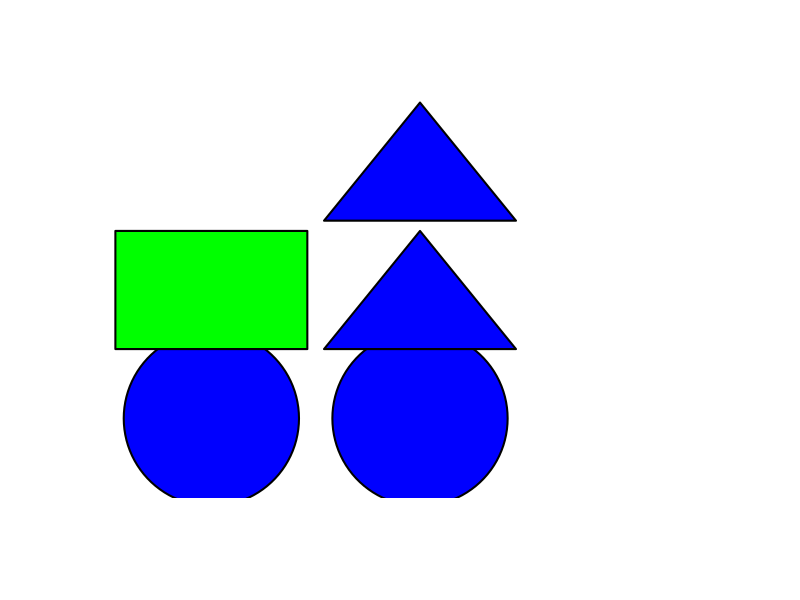
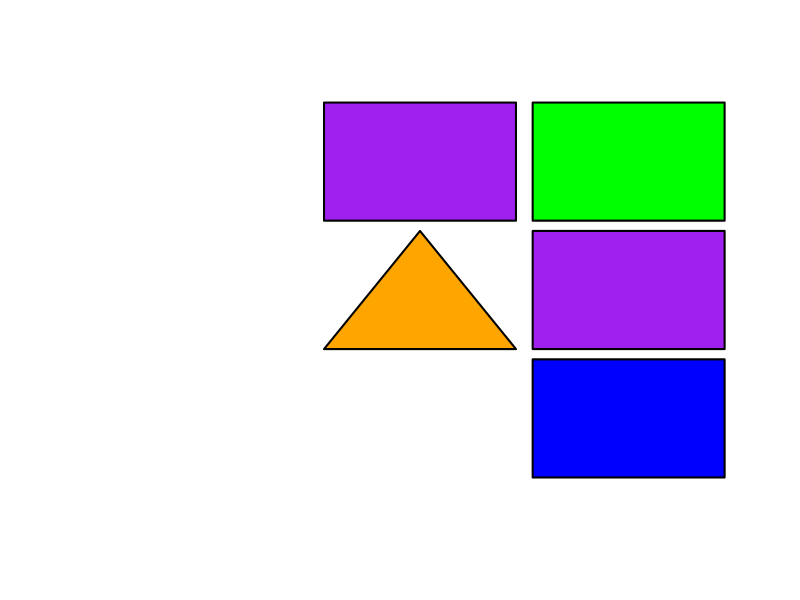
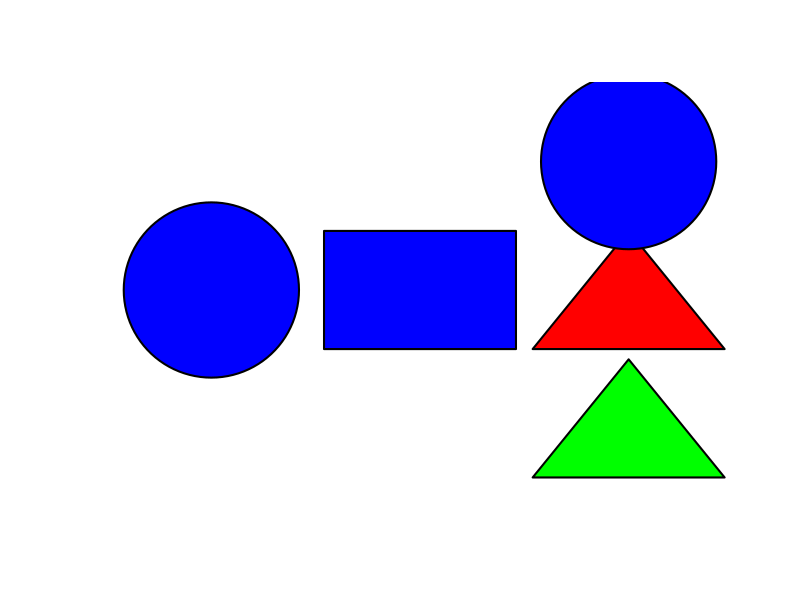
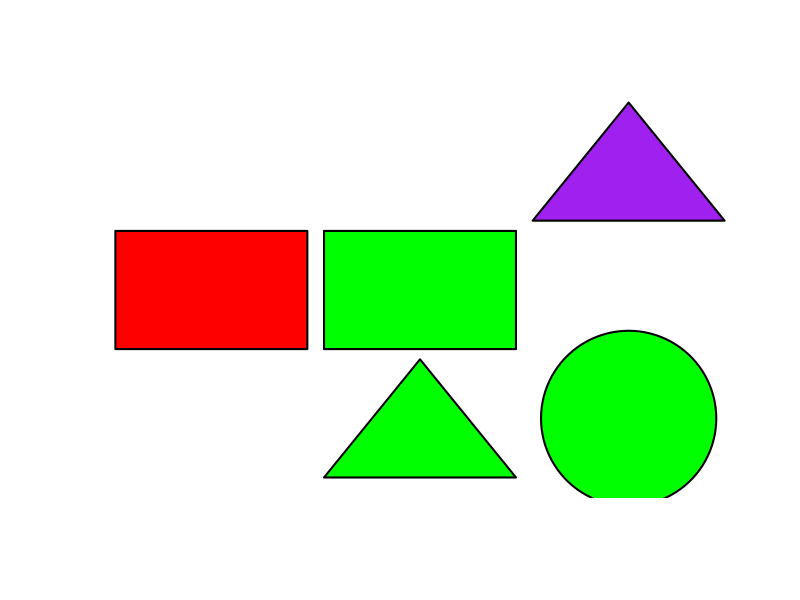
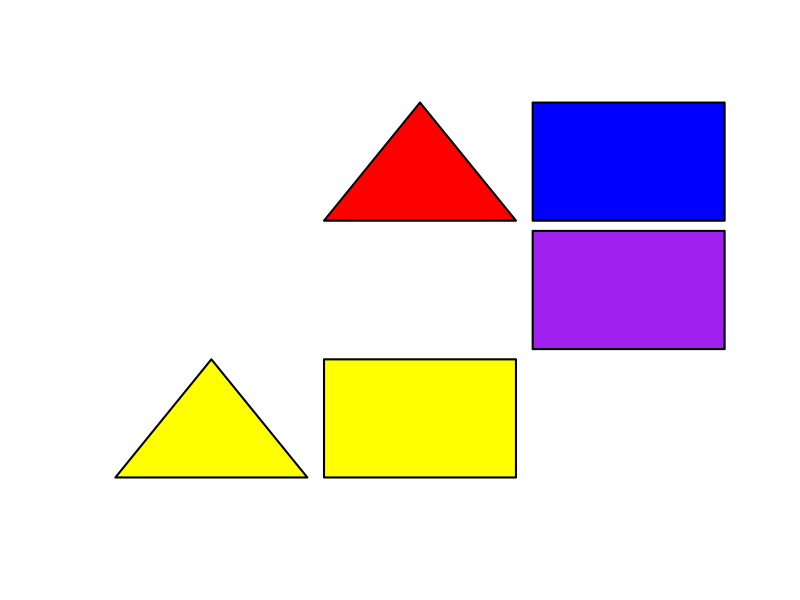
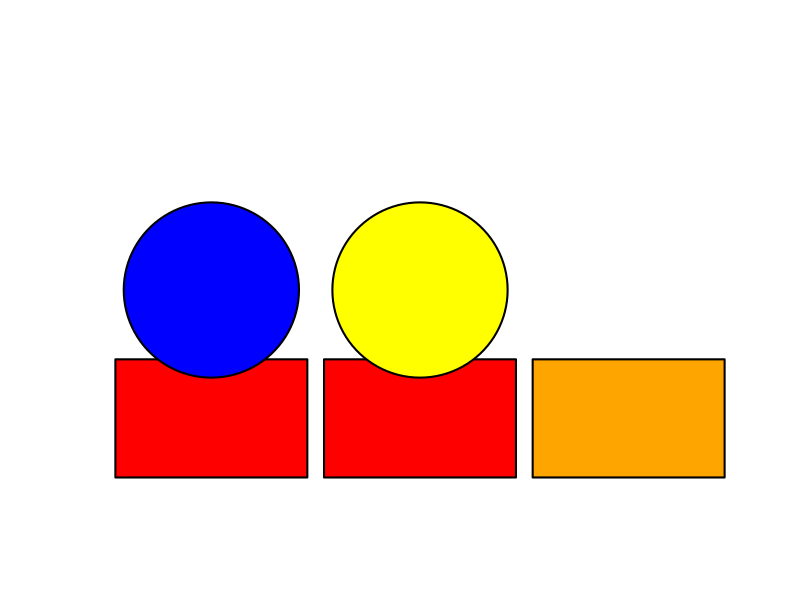
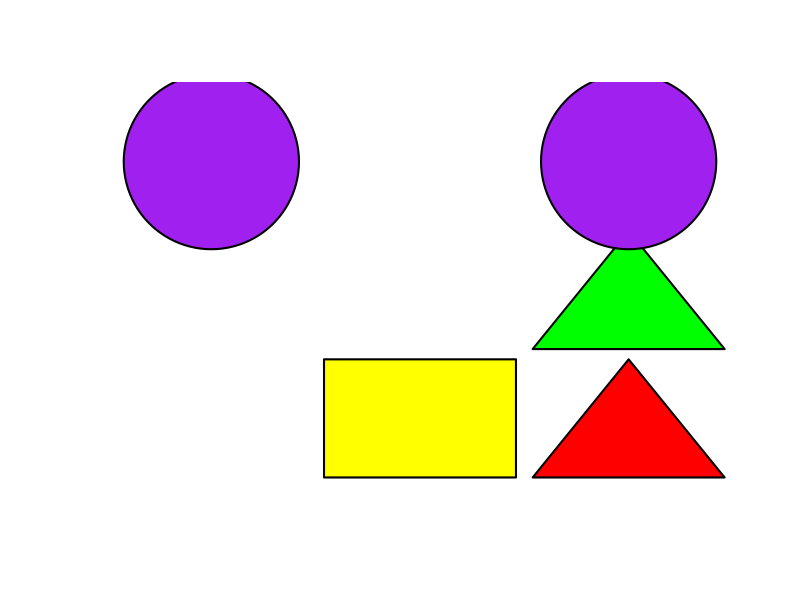
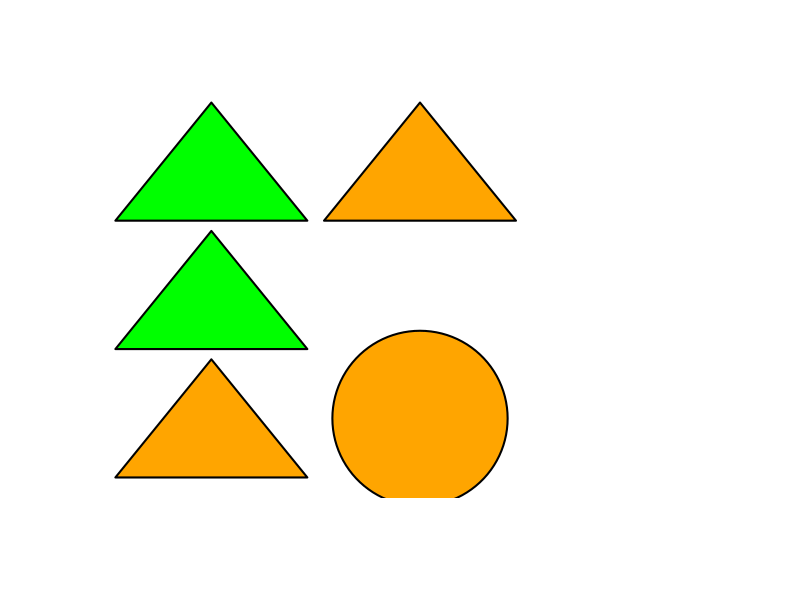

Reproduce these figures in R, in order. (Note: this script raises an error after producing the figures.)
require(grDevices)
library(plotrix)
library(data.table)

# coordinates & colors ----------------------------------------------------------
# central coordinates
x <- 25
y <- 25
cent_coords_x <- c()
cent_coords_y <- c()
for (i in 1:3){
  for (j in 1:3){
    cent_coords_x <- append(cent_coords_x,x)
    cent_coords_y <- append(cent_coords_y,y)
    x <- x + 50
  }
  y <- y + 50
  x <- 25
}
# corner coordinates
x <- 2
y <- 2
corn_coords_x <- c()
corn_coords_y <- c()
for (i in 1:3){
  for (j in 1:3){
    corn_coords_x <- append(corn_coords_x,x)
    corn_coords_y <- append(corn_coords_y,y)
    x <- x + 50
  }
  y <- y + 50
  x <- 2
}
# colors (szín is hungarian for color, színek is plural)
szinek <- c("red","blue","green","yellow","orange","purple")

# generate prototypes ----------------------------------------------------

for (z in 1:10){
  pict <- c(0,0,0,0,0,0,0,0,0)
  ok <- FALSE
  while (ok == FALSE){
    while (sum(pict == 0) > 4){
      k <- sample(1:9,1)
      if (pict[k] == 0){
        pict[k] <- 1
      }
    }
    # prototypeX - contains arrangement info
    eval(parse(text=paste("prototype",z," <- pict", sep="")))
    # we need to compare current prototype to the rest, so that arrangements are unique
    if (z > 1){
      check <- 0
      for (j in 2:z){
        eval(parse(text=paste("if (all(prototype",z," == prototype",j-1,")){}else{check <- check + 1}", sep="")))
        if (check == z-1){
          ok <- TRUE
        }
      }
    } else {
      ok <- TRUE
    }
  }
  # prototypeXsha - contains shape info (+arrangement)
  eval(parse(text=paste("prototype",z,"sha <- pict", sep="")))
  for (i in 1:9){
    eval(parse(text=paste("if (prototype",z,"sha[i] > 0){prototype",z,"sha[i] <- sample(1:3,1)}", sep="")))
  }
  # prototypeXcol - contains color info (+arrangement)
  eval(parse(text=paste("prototype",z,"col <- pict", sep="")))
  for (i in 1:9){
    eval(parse(text=paste("if (prototype",z,"col[i] > 0){prototype",z,"col[i] <- sample(1:6,1)}", sep="")))
  }
  # coloring always contains the current col info
  eval(parse(text=paste("coloring <- prototype",z,"col", sep="")))
  # pict should now take on the data from shape info
  eval(parse(text=paste("pict <- prototype",z,"sha", sep="")))
  # generate prototype pics
  eval(parse(text=paste("png('prototype",z,".png')", sep="")))
  plot(c(0, 150), c(0, 150), type = "n", xlab = "", ylab = "", main = "", axes=FALSE)
  for (i in 1:9){
    if (pict[i] == 1){
      rect(corn_coords_x[i], corn_coords_y[i], corn_coords_x[i]+46, corn_coords_y[i]+46, col = szinek[coloring[i]], lwd = 2)
    }
    if (pict[i] == 2){
      polygon(c(corn_coords_x[i],corn_coords_x[i]+23,corn_coords_x[i]+46,corn_coords_x[i]),
              c(corn_coords_y[i],corn_coords_y[i]+46, corn_coords_y[i], corn_coords_y[i]),
              xpd = TRUE, col = szinek[coloring[i]], lty = 1, lwd = 2, border = "black")
    }
    if (pict[i] == 3){
      draw.circle(cent_coords_x[i],cent_coords_y[i], radius = 21, col = szinek[coloring[i]], border="black",lty=1,lwd=2)
    }
  }
  dev.off()
}


# generate stimuli from the prototypes later used as familiars -------------------------------------------------------

for (z in 1:5){
  # SAME ARRANGEMENT
  for (i in 1:4){
    # arrangement is from prototypeX
    eval(parse(text=paste("p",z,"sarr",i," <- prototype",z, sep="")))
    # shape generation needs to be controlled
    ok <- FALSE
    while (ok == FALSE){
      # generate shapes
      eval(parse(text=paste("p",z,"sarr",i,"sha <- p",z,"sarr",i, sep="")))
      for (g in 1:9){
        eval(parse(text=paste("if (p",z,"sarr",i,"sha[g] > 0){p",z,"sarr",i,"sha[g] <- sample(1:3,1)}", sep="")))
      }
      # compare shapes to prototype and other stim in grp
      check <- 0
      for (j in 1:i){
        if (j == 1){
          eval(parse(text=paste("if (all(prototype",z,"sha == p",z,"sarr",i,"sha)){}else{check <- check + 1}", sep="")))
        } else {
          eval(parse(text=paste("if (all(p",z,"sarr",i,"sha == p",z,"sarr",j-1,"sha)){}else{check <- check + 1}", sep="")))
        }
        if (check == i){
          ok <- TRUE
        }
      }
    }
    # color generation also needs to be controlled
    ok <- FALSE
    while (ok == FALSE){
      # generate colors
      eval(parse(text=paste("p",z,"sarr",i,"col <- p",z,"sarr",i, sep="")))
      for (g in 1:9){
        eval(parse(text=paste("if (p",z,"sarr",i,"col[g] > 0){p",z,"sarr",i,"col[g] <- sample(1:6,1)}", sep="")))
      }
      # compare colors to prototype and other stim in grp
      check <- 0
      for (j in 1:i){
        if (j == 1){
          eval(parse(text=paste("if (all(prototype",z,"col == p",z,"sarr",i,"col)){}else{check <- check + 1}", sep="")))
        } else {
          eval(parse(text=paste("if (all(p",z,"sarr",i,"col == p",z,"sarr",j-1,"col)){}else{check <- check + 1}", sep="")))
        }
        if (check == i){
          ok <- TRUE
        }
      }
    }
    # generate sarr pict
    # coloring always contains the current col info
    eval(parse(text=paste("coloring <- p",z,"sarr",i,"col", sep="")))
    # pict should now take on the data from shape info
    eval(parse(text=paste("pict <- p",z,"sarr",i,"sha", sep="")))
    eval(parse(text=paste("png('p",z,"sarr",i,".png')", sep="")))
    plot(c(0, 150), c(0, 150), type = "n", xlab = "", ylab = "", main = "", axes=FALSE)
    for (i in 1:9){
      if (pict[i] == 1){
        rect(corn_coords_x[i], corn_coords_y[i], corn_coords_x[i]+46, corn_coords_y[i]+46, col = szinek[coloring[i]], lwd = 2)
      }
      if (pict[i] == 2){
        polygon(c(corn_coords_x[i],corn_coords_x[i]+23,corn_coords_x[i]+46,corn_coords_x[i]),
                c(corn_coords_y[i],corn_coords_y[i]+46, corn_coords_y[i], corn_coords_y[i]),
                xpd = TRUE, col = szinek[coloring[i]], lty = 1, lwd = 2, border = "black")
      }
      if (pict[i] == 3){
        draw.circle(cent_coords_x[i],cent_coords_y[i], radius = 21, col = szinek[coloring[i]], border="black",lty=1,lwd=2)
      }
    }
    dev.off()
  }
  # SAME ARRANGEMENT + COLOR
  for (i in 1:4){
    # arrangement is from prototypeX
    eval(parse(text=paste("p",z,"sarrcol",i," <- prototype",z, sep="")))
    # shape generation needs to be controlled
    ok <- FALSE
    while (ok == FALSE){
      # generate shapes
      eval(parse(text=paste("p",z,"sarrcol",i,"sha <- p",z,"sarrcol",i, sep="")))
      for (g in 1:9){
        eval(parse(text=paste("if (p",z,"sarrcol",i,"sha[g] > 0){p",z,"sarrcol",i,"sha[g] <- sample(1:3,1)}", sep="")))
      }
      # compare shapes to prototype and other stim in grp
      check <- 0
      for (j in 1:i){
        if (j == 1){
          eval(parse(text=paste("if (all(prototype",z,"sha == p",z,"sarrcol",i,"sha)){}else{check <- check + 1}", sep="")))
          for (k in 1:4){
            eval(parse(text=paste("if (all(p",z,"sarrcol",i,"sha == p",z,"sarr",k,"sha)){}else{check <- check + 1}", sep="")))
          }
        } else {
          eval(parse(text=paste("if (all(p",z,"sarrcol",i,"sha == p",z,"sarrcol",j-1,"sha)){}else{check <- check + 1}", sep="")))
        }
        if (check == i+4){
          ok <- TRUE
        }
      }
    }
    # colors are the same as the prototype
    eval(parse(text=paste("p",z,"sarrcol",i,"col <- prototype",z,"col", sep="")))
    # generate sarr pict
    # coloring always contains the current col info
    eval(parse(text=paste("coloring <- p",z,"sarrcol",i,"col", sep="")))
    # pict should now take on the data from shape info
    eval(parse(text=paste("pict <- p",z,"sarrcol",i,"sha", sep="")))
    eval(parse(text=paste("png('p",z,"sarrcol",i,".png')", sep="")))
    plot(c(0, 150), c(0, 150), type = "n", xlab = "", ylab = "", main = "", axes=FALSE)
    for (i in 1:9){
      if (pict[i] == 1){
        rect(corn_coords_x[i], corn_coords_y[i], corn_coords_x[i]+46, corn_coords_y[i]+46, col = szinek[coloring[i]], lwd = 2)
      }
      if (pict[i] == 2){
        polygon(c(corn_coords_x[i],corn_coords_x[i]+23,corn_coords_x[i]+46,corn_coords_x[i]),
                c(corn_coords_y[i],corn_coords_y[i]+46, corn_coords_y[i], corn_coords_y[i]),
                xpd = TRUE, col = szinek[coloring[i]], lty = 1, lwd = 2, border = "black")
      }
      if (pict[i] == 3){
        draw.circle(cent_coords_x[i],cent_coords_y[i], radius = 21, col = szinek[coloring[i]], border="black",lty=1,lwd=2)
      }
    }
    dev.off()
  }
  # SAME ARRANGEMENT + SHAPE
  for (i in 1:4){
    # arrangement is from prototypeX
    eval(parse(text=paste("p",z,"sarrsha",i," <- prototype",z, sep="")))
    # shapes are the same as prototype
    eval(parse(text=paste("p",z,"sarrsha",i,"sha <- prototype",z,"sha", sep="")))
    # color generation needs to be controlled
    ok <- FALSE
    while (ok == FALSE){
      # generate shapes
      eval(parse(text=paste("p",z,"sarrsha",i,"col <- p",z,"sarrsha",i, sep="")))
      for (g in 1:9){
        eval(parse(text=paste("if (p",z,"sarrsha",i,"col[g] > 0){p",z,"sarrsha",i,"col[g] <- sample(1:6,1)}", sep="")))
      }
      # compare shapes to prototype and other stim in grp
      check <- 0
      for (j in 1:i){
        if (j == 1){
          eval(parse(text=paste("if (all(prototype",z,"col == p",z,"sarrsha",i,"col)){}else{check <- check + 1}", sep="")))
          for (k in 1:4){
            eval(parse(text=paste("if (all(p",z,"sarrsha",i,"col == p",z,"sarr",k,"col)){}else{check <- check + 1}", sep="")))
          }
        } else {
          eval(parse(text=paste("if (all(p",z,"sarrsha",i,"col == p",z,"sarrsha",j-1,"col)){}else{check <- check + 1}", sep="")))
        }
        if (check == i+4){
          ok <- TRUE
        }
      }
    }
    # generate sarr pict
    # coloring always contains the current col info
    eval(parse(text=paste("coloring <- p",z,"sarrsha",i,"col", sep="")))
    # pict should now take on the data from shape info
    eval(parse(text=paste("pict <- p",z,"sarrsha",i,"sha", sep="")))
    eval(parse(text=paste("png('p",z,"sarrsha",i,".png')", sep="")))
    plot(c(0, 150), c(0, 150), type = "n", xlab = "", ylab = "", main = "", axes=FALSE)
    for (i in 1:9){
      if (pict[i] == 1){
        rect(corn_coords_x[i], corn_coords_y[i], corn_coords_x[i]+46, corn_coords_y[i]+46, col = szinek[coloring[i]], lwd = 2)
      }
      if (pict[i] == 2){
        polygon(c(corn_coords_x[i],corn_coords_x[i]+23,corn_coords_x[i]+46,corn_coords_x[i]),
                c(corn_coords_y[i],corn_coords_y[i]+46, corn_coords_y[i], corn_coords_y[i]),
                xpd = TRUE, col = szinek[coloring[i]], lty = 1, lwd = 2, border = "black")
      }
      if (pict[i] == 3){
        draw.circle(cent_coords_x[i],cent_coords_y[i], radius = 21, col = szinek[coloring[i]], border="black",lty=1,lwd=2)
      }
    }
    dev.off()
  }
  # SAME ARRANGEMENT + SHAPE + COLOR (~recolor)
  for (i in 1:4){
    # arrangement is from prototypeX
    eval(parse(text=paste("p",z,"sarrshacol",i," <- prototype",z, sep="")))
    # shapes are the same as prototype
    eval(parse(text=paste("p",z,"sarrshacol",i,"sha <- prototype",z,"sha", sep="")))
    # color generation needs to be controlled
    # these stimuli use the same colors as the prototype, but not on the same places
    eval(parse(text=paste("sarrshacol_colors",i," <- unique(prototype",z,"col)", sep="")))
    eval(parse(text=paste("sarrshacol_colors",i," <- sarrshacol_colors",i,"[!sarrshacol_colors",i," == 0]", sep="")))
    eval(parse(text=paste("p",z,"sarrshacol",i,"col <- prototype",z, sep="")))
    for (g in 1:9){
      eval(parse(text=paste("if (p",z,"sarrshacol",i,"col[g] > 0){p",z,"sarrshacol",i,"col[g] <- sample(sarrshacol_colors",i,",1)}", sep="")))
    }
    # generate sarr pict
    # coloring always contains the current col info
    eval(parse(text=paste("coloring <- p",z,"sarrshacol",i,"col", sep="")))
    # pict should now take on the data from shape info
    eval(parse(text=paste("pict <- p",z,"sarrshacol",i,"sha", sep="")))
    eval(parse(text=paste("png('p",z,"sarrshacol",i,".png')", sep="")))
    plot(c(0, 150), c(0, 150), type = "n", xlab = "", ylab = "", main = "", axes=FALSE)
    for (i in 1:9){
      if (pict[i] == 1){
        rect(corn_coords_x[i], corn_coords_y[i], corn_coords_x[i]+46, corn_coords_y[i]+46, col = szinek[coloring[i]], lwd = 2)
      }
      if (pict[i] == 2){
        polygon(c(corn_coords_x[i],corn_coords_x[i]+23,corn_coords_x[i]+46,corn_coords_x[i]),
                c(corn_coords_y[i],corn_coords_y[i]+46, corn_coords_y[i], corn_coords_y[i]),
                xpd = TRUE, col = szinek[coloring[i]], lty = 1, lwd = 2, border = "black")
      }
      if (pict[i] == 3){
        draw.circle(cent_coords_x[i],cent_coords_y[i], radius = 21, col = szinek[coloring[i]], border="black",lty=1,lwd=2)
      }
    }
    dev.off()
  }
}


# generata fully novels from prototypes 6-10 ---------------------------------------------------

for (z in 6:10){
  for (i in 1:4){
    # arrangement is from prototypeX
    eval(parse(text=paste("p",z,"sarr",i," <- prototype",z, sep="")))
    # shape generation needs to be controlled
    ok <- FALSE
    while (ok == FALSE){
      # generate shapes
      eval(parse(text=paste("p",z,"sarr",i,"sha <- p",z,"sarr",i, sep="")))
      for (g in 1:9){
        eval(parse(text=paste("if (p",z,"sarr",i,"sha[g] > 0){p",z,"sarr",i,"sha[g] <- sample(1:3,1)}", sep="")))
      }
      # compare shapes to prototype and other stim in grp
      check <- 0
      for (j in 1:i){
        if (j == 1){
          eval(parse(text=paste("if (all(prototype",z,"sha == p",z,"sarr",i,"sha)){}else{check <- check + 1}", sep="")))
        } else {
          eval(parse(text=paste("if (all(p",z,"sarr",i,"sha == p",z,"sarr",j-1,"sha)){}else{check <- check + 1}", sep="")))
        }
        if (check == i){
          ok <- TRUE
        }
      }
    }
    # color generation also needs to be controlled
    ok <- FALSE
    while (ok == FALSE){
      # generate colors
      eval(parse(text=paste("p",z,"sarr",i,"col <- p",z,"sarr",i, sep="")))
      for (g in 1:9){
        eval(parse(text=paste("if (p",z,"sarr",i,"col[g] > 0){p",z,"sarr",i,"col[g] <- sample(1:6,1)}", sep="")))
      }
      # compare colors to prototype and other stim in grp
      check <- 0
      for (j in 1:i){
        if (j == 1){
          eval(parse(text=paste("if (all(prototype",z,"col == p",z,"sarr",i,"col)){}else{check <- check + 1}", sep="")))
        } else {
          eval(parse(text=paste("if (all(p",z,"sarr",i,"col == p",z,"sarr",j-1,"col)){}else{check <- check + 1}", sep="")))
        }
        if (check == i){
          ok <- TRUE
        }
      }
    }
    # generate sarr pict
    # coloring always contains the current col info
    eval(parse(text=paste("coloring <- p",z,"sarr",i,"col", sep="")))
    # pict should now take on the data from shape info
    eval(parse(text=paste("pict <- p",z,"sarr",i,"sha", sep="")))
    eval(parse(text=paste("png('p",z,"sarr",i,".png')", sep="")))
    plot(c(0, 150), c(0, 150), type = "n", xlab = "", ylab = "", main = "", axes=FALSE)
    for (i in 1:9){
      if (pict[i] == 1){
        rect(corn_coords_x[i], corn_coords_y[i], corn_coords_x[i]+46, corn_coords_y[i]+46, col = szinek[coloring[i]], lwd = 2)
      }
      if (pict[i] == 2){
        polygon(c(corn_coords_x[i],corn_coords_x[i]+23,corn_coords_x[i]+46,corn_coords_x[i]),
                c(corn_coords_y[i],corn_coords_y[i]+46, corn_coords_y[i], corn_coords_y[i]),
                xpd = TRUE, col = szinek[coloring[i]], lty = 1, lwd = 2, border = "black")
      }
      if (pict[i] == 3){
        draw.circle(cent_coords_x[i],cent_coords_y[i], radius = 21, col = szinek[coloring[i]], border="black",lty=1,lwd=2)
      }
    }
    dev.off()
  }
}


# stimdata to csv ---------------------------------------------------------
# create a csv which contains all the data of the pictures

remove(cent_coords_x, cent_coords_y, corn_coords_x, corn_coords_y, check, coloring, i, j, k, g,ok,x,y,z,szinek,sarrshacol_colors1, sarrshacol_colors2, sarrshacol_colors3, sarrshacol_colors4, pict)
data <- ls()

dt <- data.table(pict = "start",
                 V1 = 1,
                 V2 = 1,
                 V3 = 1,
                 V4 = 1,
                 V5 = 1,
                 V6 = 1,
                 V7 = 1,
                 V8 = 1,
                 V9 = 1)
temp <- dt
for (i in 1:329){
  dt <- rbind(dt, temp)
}

for (i in 1:length(data)){
  eval(parse(text=paste("dt[i,1] <- data[i]", sep="")))
  for (j in 2:10){
    eval(parse(text=paste("dt[i,j] <- ",data[i],"[j-1]", sep="")))
  }
}

write.csv(dt,"picturedata.csv", row.names = FALSE)
